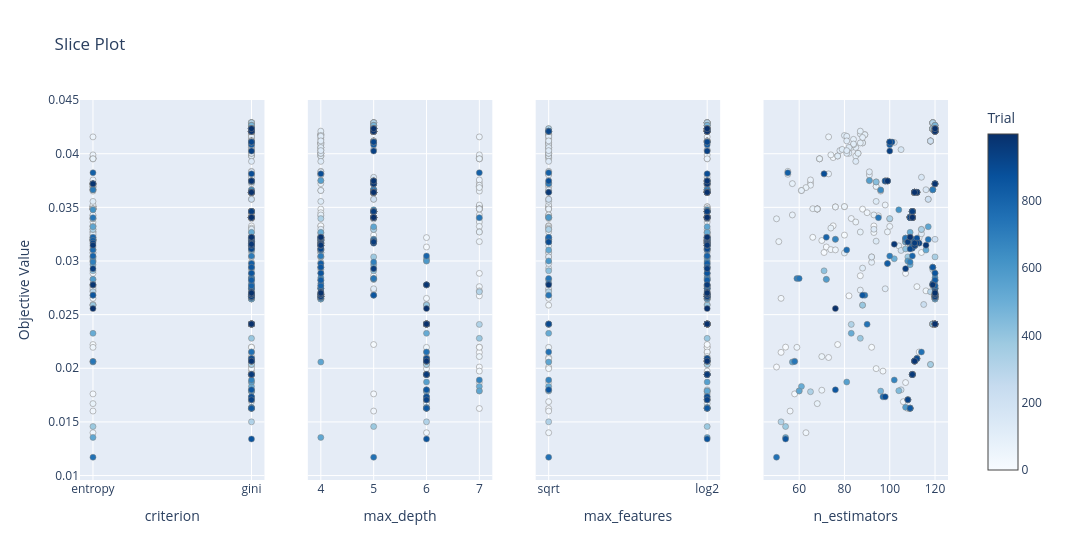
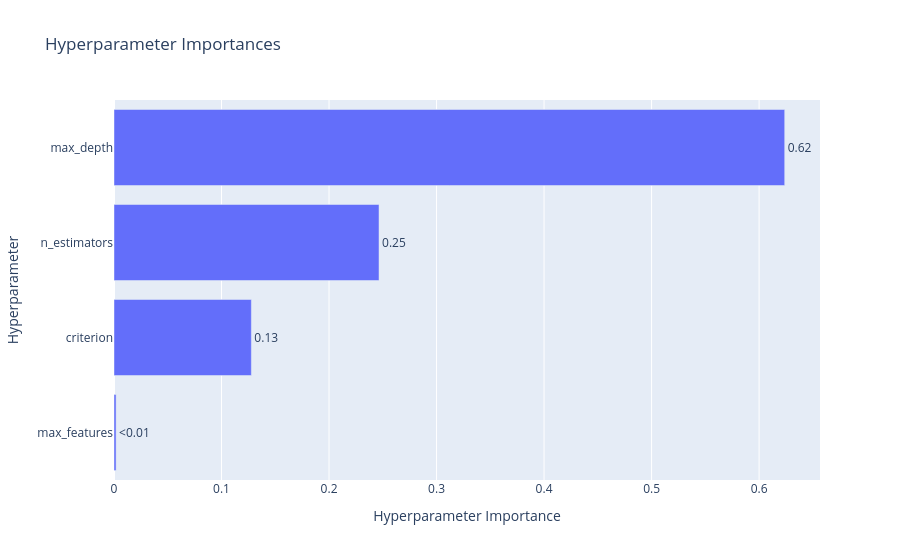

Source (notebook cell) for these figures, in order:
### Markdown cell above
### Подбор гиперпараметров

### Code cell
from optuna import create_study
from sklift.metrics import uplift_at_k

X = data.drop(['target'], axis=1)
y = data['target']

X_train, X_test, y_train, y_test = train_test_split(X, y, test_size=0.2,
                                    stratify=data[['target', 'treatment']],
                                    random_state=42)

strat = pd.concat([y_train, X_train[['treatment']]], axis=1)
X_train_val, X_val, y_train_val, y_val = train_test_split(X_train, y_train, test_size=0.2,
                                    stratify=strat,
                                    random_state=42)

X_test_treated = X_test.copy()
X_test_control = X_test.copy()

X_test_treated['treatment'] = 1
X_test_control['treatment'] = 0

def objective(trial):
    params = {
        'n_estimators': trial.suggest_int('n_estimators', 50, 120),
        'max_depth': trial.suggest_int('max_depth', 4, 7),
        'criterion': trial.suggest_categorical('criterion', ['entropy', 'gini']),
        'max_features': trial.suggest_categorical('max_features', ['sqrt', 'log2']),
        'random_state': 42,
        'n_jobs': -1
        }
    model = RandomForestClassifier(**params)
    model.fit(X_train_val, y_train_val)

    X_val_treated = X_val.copy()
    X_val_control = X_val.copy()

    X_val_treated['treatment'] = 1
    X_val_control['treatment'] = 0

    y_pred_treated = model.predict_proba(X_val_treated)[:,1]
    y_pred_control = model.predict_proba(X_val_control)[:,1]
    uplift_pred = y_pred_treated - y_pred_control

    uplift_at_30 = uplift_at_k(y_val, uplift_pred, X_val['treatment'], k=0.3, strategy='overall')
    return uplift_at_30

# Создаем и запускаем исследование
sampler = optuna.samplers.TPESampler(seed=42, n_startup_trials=50, multivariate=True)
study = create_study(direction='maximize', sampler=sampler)
study.optimize(objective, n_trials=1000, show_progress_bar=True)

# Выводим лучшие гиперпараметры
print("Best hyperparameters: ", study.best_params)
print("Best score: ", study.best_value)

plot_slice(study).show()
plot_param_importances(study).show()

### Figure 1 — Plotly figure (JSON) as saved in the notebook; plotly's stock layout.template omitted (floating-point values rounded to 4 significant figures; data arrays with more than 128 entries replaced by an {"elided": "..."} marker saying what was removed)
{"data": [{"marker": {"color": {"elided": "1000 int values"}, "colorbar": {"title": {"text": "Trial"}, "x": 1, "xpad": 40}, "colorscale": [[0, "rgb(247,251,255)"], [0.125, "rgb(222,235,247)"], [0.25, "rgb(198,219,239)"], [0.375, "rgb(158,202,225)"], [0.5, "rgb(107,174,214)"], [0.625, "rgb(66,146,198)"], [0.75, "rgb(33,113,181)"], [0.875, "rgb(8,81,156)"], [1, "rgb(8,48,107)"]], "line": {"color": "Grey", "width": 0.5}, "showscale": true}, "mode": "markers", "name": "Feasible Trial", "showlegend": false, "type": "scatter", "x": {"elided": "1000 str values"}, "xaxis": "x", "y": {"elided": "1000 float values"}, "yaxis": "y"}, {"marker": {"color": {"elided": "1000 int values"}, "colorbar": {"title": {"text": "Trial"}, "x": 1, "xpad": 40}, "colorscale": [[0, "rgb(247,251,255)"], [0.125, "rgb(222,235,247)"], [0.25, "rgb(198,219,239)"], [0.375, "rgb(158,202,225)"], [0.5, "rgb(107,174,214)"], [0.625, "rgb(66,146,198)"], [0.75, "rgb(33,113,181)"], [0.875, "rgb(8,81,156)"], [1, "rgb(8,48,107)"]], "line": {"color": "Grey", "width": 0.5}, "showscale": false}, "mode": "markers", "name": "Feasible Trial", "showlegend": false, "type": "scatter", "x": {"elided": "1000 int values"}, "xaxis": "x2", "y": {"elided": "1000 float values"}, "yaxis": "y2"}, {"marker": {"color": {"elided": "1000 int values"}, "colorbar": {"title": {"text": "Trial"}, "x": 1, "xpad": 40}, "colorscale": [[0, "rgb(247,251,255)"], [0.125, "rgb(222,235,247)"], [0.25, "rgb(198,219,239)"], [0.375, "rgb(158,202,225)"], [0.5, "rgb(107,174,214)"], [0.625, "rgb(66,146,198)"], [0.75, "rgb(33,113,181)"], [0.875, "rgb(8,81,156)"], [1, "rgb(8,48,107)"]], "line": {"color": "Grey", "width": 0.5}, "showscale": false}, "mode": "markers", "name": "Feasible Trial", "showlegend": false, "type": "scatter", "x": {"elided": "1000 str values"}, "xaxis": "x3", "y": {"elided": "1000 float values"}, "yaxis": "y3"}, {"marker": {"color": {"elided": "1000 int values"}, "colorbar": {"title": {"text": "Trial"}, "x": 1, "xpad": 40}, "colorscale": [[0, "rgb(247,251,255)"], [0.125, "rgb(222,235,247)"], [0.25, "rgb(198,219,239)"], [0.375, "rgb(158,202,225)"], [0.5, "rgb(107,174,214)"], [0.625, "rgb(66,146,198)"], [0.75, "rgb(33,113,181)"], [0.875, "rgb(8,81,156)"], [1, "rgb(8,48,107)"]], "line": {"color": "Grey", "width": 0.5}, "showscale": false}, "mode": "markers", "name": "Feasible Trial", "showlegend": false, "type": "scatter", "x": {"elided": "1000 int values"}, "xaxis": "x4", "y": {"elided": "1000 float values"}, "yaxis": "y4"}], "layout": {"title": {"text": "Slice Plot"}, "width": 1200, "xaxis": {"anchor": "y", "categoryarray": ["entropy", "gini"], "categoryorder": "array", "domain": [0, 0.2125], "title": {"text": "criterion"}, "type": "category"}, "xaxis2": {"anchor": "y2", "domain": [0.2625, 0.475], "title": {"text": "max_depth"}}, "xaxis3": {"anchor": "y3", "categoryarray": ["sqrt", "log2"], "categoryorder": "array", "domain": [0.525, 0.7375], "title": {"text": "max_features"}, "type": "category"}, "xaxis4": {"anchor": "y4", "domain": [0.7875, 1], "title": {"text": "n_estimators"}}, "yaxis": {"anchor": "x", "domain": [0, 1], "title": {"text": "Objective Value"}}, "yaxis2": {"anchor": "x2", "domain": [0, 1], "matches": "y", "showticklabels": false}, "yaxis3": {"anchor": "x3", "domain": [0, 1], "matches": "y", "showticklabels": false}, "yaxis4": {"anchor": "x4", "domain": [0, 1], "matches": "y", "showticklabels": false}}}

### Figure 2 — Plotly figure (JSON) as saved in the notebook; plotly's stock layout.template omitted (floating-point values rounded to 4 significant figures)
{"data": [{"cliponaxis": false, "hovertemplate": ["max_features (CategoricalDistribution): 0.001946013960943714<extra></extra>", "criterion (CategoricalDistribution): 0.1277452095022704<extra></extra>", "n_estimators (IntDistribution): 0.2464952593259948<extra></extra>", "max_depth (IntDistribution): 0.6238135172107911<extra></extra>"], "name": "Objective Value", "orientation": "h", "text": ["<0.01", "0.13", "0.25", "0.62"], "textposition": "outside", "type": "bar", "x": [0.001946, 0.1277, 0.2465, 0.6238], "y": ["max_features", "criterion", "n_estimators", "max_depth"]}], "layout": {"title": {"text": "Hyperparameter Importances"}, "xaxis": {"title": {"text": "Hyperparameter Importance"}}, "yaxis": {"title": {"text": "Hyperparameter"}}}}
